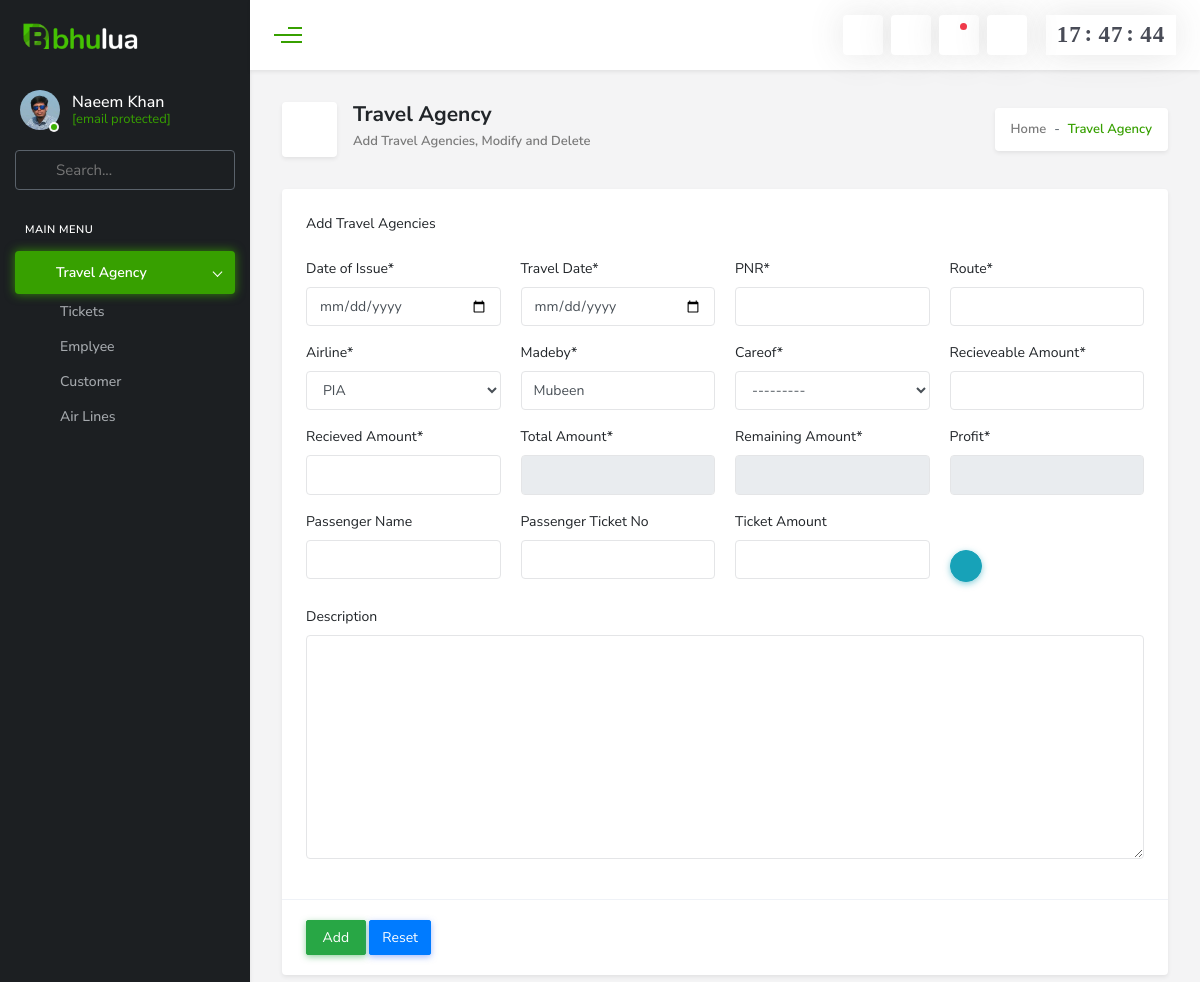
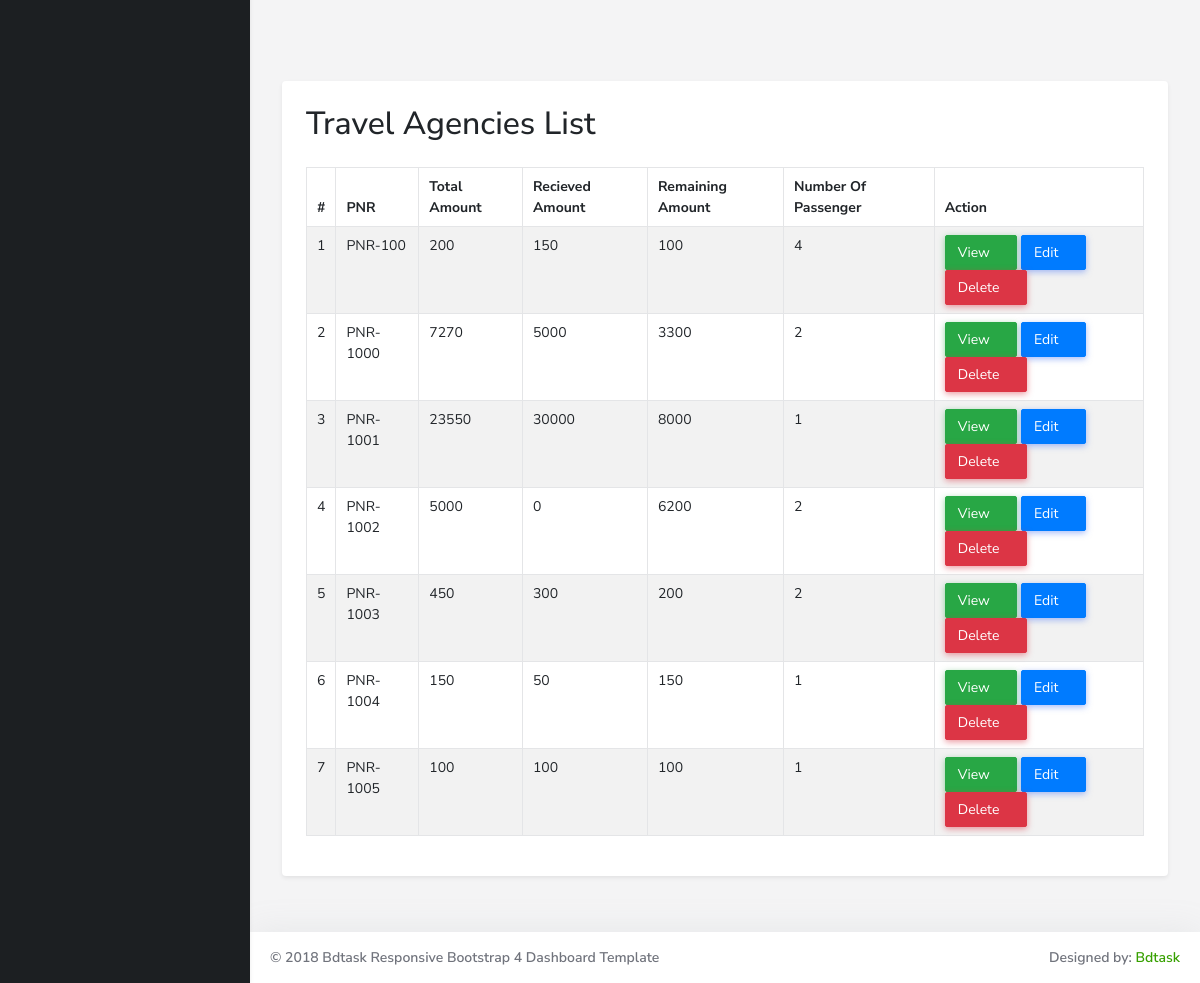
The page /ticket/ on the database its author committed (2 pictures, top to bottom).
### customer/models.py (models this page shows, shortened)
class Customer(models.Model):
    cname = models.CharField(max_length=50,unique=True, null=True)
    ccontact = models.IntegerField(unique=True, null=True)
    cdescription = models.TextField()
    def __str__(self):
        return self.cname

### tickit/models.py (models this page shows, shortened)
class Ticket(models.Model):
    dateofissue = models.DateField(auto_now=False, auto_now_add=False)
    root = models.CharField(max_length=50)
    traveldate = models.DateField(auto_now=False, auto_now_add=False)
    pnr = models.CharField(max_length=50)
    totalamount = models.IntegerField()
    recievedamount = models.IntegerField()
    recieveableamount = models.IntegerField()
    remainingamount = models.IntegerField()
    profit = models.IntegerField()
    airline = models.ForeignKey(Airline, on_delete=models.CASCADE, default='PIA')
    madeby = models.CharField(max_length=50, default='Mubeen')
    careof = models.ForeignKey(Customer, on_delete=models.CASCADE)
    Description = models.TextField(null=False, default=' ')

### tickit/views.py (the view)
# urls.py: path("", views.ticketadd, name="ticketadd"),
def ticketadd(request):
    if request.method=='POST':
        ticketformd = Ticket(
            dateofissue=request.POST.get('dateofissue'),
            root = request.POST.get('root'),
            traveldate = request.POST.get('traveldate'),
            pnr = request.POST.get('pnr'),
            totalamount = request.POST.get('totalamount'),
            recievedamount = request.POST.get('recievedamount'),
            recieveableamount = request.POST.get('recieveableamount'),
            remainingamount = request.POST.get('remainingamount'),
            profit = request.POST.get('profit'),
            airline = Airline.objects.get(pk=request.POST.get('airline')),
            madeby = request.POST.get('madeby'),
            careof = Customer.objects.get(pk=request.POST.get('careof')),
            Description = request.POST.get('Description')
            )
        ticketform = TicketForm(request.POST)
        if ticketform.is_valid():
            ticketformd.save()
            passengerformsave = request.POST
            if passengerformsave.get('range'):
                ranges =  int(passengerformsave.get('range'))
            else:
                ranges = 0;
            print("===============START==================")
            print(ranges)
            for cols in range(0,ranges+1):
                pnames = ''
                pticketno = ''
                pticketamount = ''
                if cols <1:
                    pticketno = 'pticketno'
                    pnames = 'pname'
                    pticketamount = 'pamount'
                else:
                    pticketno = f'pticketno{cols}'
                    pticketamount = f'pamount{cols}'
                    pnames = f'pname{cols}'
                pasname = passengerformsave.get(pnames)
                passtno = passengerformsave.get(pticketno)
                passamount = passengerformsave.get(pticketamount)
                passengerform = Passenger(pname=pasname, pticketno=passtno, pamount=passamount,pnrfrom= passengerformsave.get('pnr'))
                passengerform.save();
            print("===============END==================")
            messages.success(request,'ticket has been saved!')
            return redirect('ticketadd')
    else:
         ticketform = TicketForm()
    passengerform = PassengerForm()
    ticketdata = Ticket.objects.all()
    passengerdatacount = Passenger.objects.all().count()
    explodedata = []
    for i in ticketdata:
        explodedata.append({'pk':i.pk, 'totalamount': i.totalamount, 'recievedamount': i.recievedamount, 'remainingamount': i.remainingamount ,'customer': i.careof ,'pnr': i.pnr, 'PROFIT': i.profit, 'passnger': Passenger.objects.values('pnrfrom').filter(pnrfrom=i.pnr).count()})
    print(explodedata)
    context = {
        'ticketform': ticketform,
        'ticketdata': explodedata,
        'passengerform': passengerform,
        'passengerdatacount': passengerdatacount
    }
    return render(request,'ticket/index.html', context)

### templates/ticket/index.html (shortened to what this page needs)
            {% extends 'master.html' %}
            {% load crispy_forms_tags %}
            {% load static %}
          {% block pagename %}
                Travel Agency
          {% endblock  %}</h1>
          {% block pagenaeMessage %}
                Add Travel Agencies, Modify and Delete
          {% endblock  %}</h1>
            {% block body %}
                    <div class="body-content">
                        <form method="POST" id="ticketform" noValidate>
                            <div class="card mb-4">
                                <div class="card-body">
                                    <p class="mb-4">Add Travel Agencies</p>
                                    <div class="row">
                                        <div class="col-sm-3">
                                            {{ ticketform.dateofissue|as_crispy_field }}
                                        </div>
                                        <div class="col-sm-3">
                                            {{ ticketform.traveldate|as_crispy_field }}
                                        </div>
                                        <div class="col-sm-3">
                                            {{ ticketform.pnr|as_crispy_field }}
                                        </div>
                                        <div class="col-sm-3">
                                            {{ ticketform.root|as_crispy_field }}
                                        </div>
                                    </div>
                                    <div class="row">
                                        <div class="col-sm-3">
                                            {{ ticketform.airline|as_crispy_field }}
                                        </div>
                                        <div class="col-sm-3">
                                            {{ ticketform.madeby|as_crispy_field }}
                                        </div>
                                        <div class="col-sm-3">
                                            {{ ticketform.careof|as_crispy_field }}
                                        </div>
                                        <div class="col-sm-3">
                                            {{ ticketform.recieveableamount|as_crispy_field }}
                                        </div>
                                     </div>
                                     <div class="row">
                                        <div class="col-sm-3">
                                            {{ ticketform.recievedamount|as_crispy_field }}
                                        </div>
                                        <div class="col-sm-3">
                                            {{ ticketform.totalamount|as_crispy_field }}
                                        </div>
                                        <div class="col-sm-3">
                                            {{ ticketform.remainingamount|as_crispy_field }}
                                        </div>
                                        <div class="col-sm-3">
                                            {{ ticketform.profit|as_crispy_field }}
                                        </div>
                                     </div>
                                     <div class="row">
                                        <div class="col-sm-3">
                                            {{ passengerform.pname|as_crispy_field }}
                                        </div>
                                        <div class="col-sm-3">
                                            {{ passengerform.pticketno|as_crispy_field }}
                                        </div>
                                        <div class="col-sm-3">
                                            {{ passengerform.pamount|as_crispy_field }}
                                        </div>
                                        <div class="col-sm-3">
                                        <div id="div_id_pticketno" class="form-group">
                                                <label for="id_pticketno" class="col-form-label  requiredField">
                                                </label>
                                                <div class="">
                                                <button type="button" class="btn btn-info btn-circle mb-2 mr-1 addpassenger"><i class="fas fa-plus"></i></button>
                                                    </div>
                                                </div>
                                               </div>
                                     </div>
                                     <div class="row">
                                        <div class="col-sm-12">
                                            {{ ticketform.Description|as_crispy_field }}
                                        </div>
                                     </div>
                                </div>
                                <div class="card-footer">
                                    <input type="submit" value=" Add " class="btn btn-success">
                                    <input type="reset" class="btn btn-primary">
                                </div>
                            </div>
                        </form>
                    </div>
                    <div class="body-content">
                        <div class="card mb-4">
                            <div class="card-body">
                                <h2 class="mb-4">Travel Agencies List</h2>
                                <div class="table-responsive">
                                    <table class="table display table-bordered table-striped table-hover basic">
                                        <thead>
                                            <tr>
                                                <th>#</th>
                                                <th>PNR</th>
                                                <th>Total Amount</th>
                                                <th>Recieved Amount</th>
                                                 <th>Remaining Amount</th>
                                                 <th>Number Of Passenger</th>
                                                <th>Action</th>
                                            </tr>
                                        </thead>
                                        <tbody>
                                        {% for ticket in ticketdata %}
                                            <tr>
                                                <td>{{ forloop.counter }}</td>
                                                 <td>{{ ticket.pnr }}</td>
                                                <td>{{ ticket.totalamount }}</td>
                                                <td>{{ ticket.recievedamount }}</td>
                                                <td>{{ ticket.remainingamount }}</td>
                                                <td>{{ ticket.passnger }}</td>
                                                <td width="25%">
                                                <a class="btn btn-success" href="{% url 'ticketview' pk=ticket.pk pnr=ticket.pnr %}">View <i class="fas fa-eye"></i></a>
                                                <a class="btn btn-primary" href="{% url 'ticketedit' pk=ticket.pk %}"> Edit <i class="fas fa-edit"></i> </a>
                                                <a class="btn btn-danger" onclick="return confirm('are sure to delete {{ticket.cname}}')" href="{% url 'ticketdelete' pk=ticket.pk %}"> Delete <i class="fas fa-trash-alt"></i> </a>
                                                </td>
                                            </tr>
                                        {% endfor %}
                                        </tbody>
                                    </table>
                                </div>
                            </div>
                        </div>
{% endblock body %}

### rows shown on the page
Customer: pnr "PNR-100", totalamount "200", recievedamount "150", remainingamount "100", passnger "4", pnr "PNR-1000", totalamount "7270", recievedamount "5000", remainingamount "3300", passnger "2", pnr "PNR-1001", totalamount "23550", recievedamount "30000", remainingamount "8000", passnger "1", pnr "PNR-1002", totalamount "5000", recievedamount "0", remainingamount "6200", pnr "PNR-1003", totalamount "450", recievedamount "300", remainingamount "200"
Customer: pnr "PNR-1004", totalamount "150", recievedamount "50", remainingamount "150", passnger "1", pnr "PNR-1005", totalamount "100", recievedamount "100", remainingamount "100"
